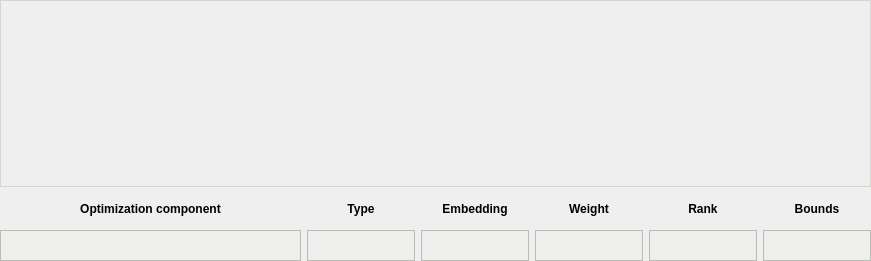
                     <widget class="QWidget" name="comp_graph_interact_widget" native="true">
                      <layout class="QVBoxLayout" name="comp_graph_interact_widget_meta_layout">
                       <property name="leftMargin">
                        <number>0</number>
                       </property>
                       <property name="topMargin">
                        <number>0</number>
                       </property>
                       <property name="rightMargin">
                        <number>0</number>
                       </property>
                       <property name="bottomMargin">
                        <number>0</number>
                       </property>
                       <item>
                        <layout class="QVBoxLayout" name="comp_graph_interact_widget_layout">
                         <item>
                          <widget class="QWidget" name="comp_graph_plot_widget" native="true">
                           <property name="minimumSize">
                            <size>
                             <width>0</width>
                             <height>187</height>
                            </size>
                           </property>
                           <property name="styleSheet">
                            <string notr="true">border: 1px solid;
border-color: rgb(211, 215, 207);</string>
                           </property>
                           <layout class="QVBoxLayout" name="comp_graph_plot_widget_meta_layout">
                            <property name="spacing">
                             <number>0</number>
                            </property>
                            <property name="leftMargin">
                             <number>0</number>
                            </property>
                            <property name="topMargin">
                             <number>0</number>
                            </property>
                            <property name="rightMargin">
                             <number>0</number>
                            </property>
                            <property name="bottomMargin">
                             <number>0</number>
                            </property>
                            <item>
                             <layout class="QVBoxLayout" name="comp_graph_plot_widget_layout">
                              <property name="spacing">
                               <number>0</number>
                              </property>
                             </layout>
                            </item>
                           </layout>
                          </widget>
                         </item>
                         <item>
                          <layout class="QGridLayout" name="comp_graph_controls_layout">
                           <item row="0" column="1">
                            <widget class="QLabel" name="comp_type_label">
                             <property name="minimumSize">
                              <size>
                               <width>71</width>
                               <height>31</height>
                              </size>
                             </property>
                             <property name="maximumSize">
                              <size>
                               <width>141</width>
                               <height>31</height>
                              </size>
                             </property>
                             <property name="font">
                              <font>
                               <weight>75</weight>
                               <bold>true</bold>
                              </font>
                             </property>
                             <property name="text">
                              <string>Type</string>
                             </property>
                             <property name="alignment">
                              <set>Qt::AlignCenter</set>
                             </property>
                            </widget>
                           </item>
                           <item row="1" column="2">
                            <widget class="QLineEdit" name="comp_embedding_ledit">
                             <property name="minimumSize">
                              <size>
                               <width>71</width>
                               <height>31</height>
                              </size>
                             </property>
                             <property name="maximumSize">
                              <size>
                               <width>141</width>
                               <height>31</height>
                              </size>
                             </property>
                             <property name="styleSheet">
                              <string notr="true">background-color: rgb(238, 238, 236);
border: 1px solid;
border-color: rgb(186, 189, 182);</string>
                             </property>
                             <property name="alignment">
                              <set>Qt::AlignCenter</set>
                             </property>
                             <property name="readOnly">
                              <bool>true</bool>
                             </property>
                            </widget>
                           </item>
                           <item row="0" column="5">
                            <widget class="QLabel" name="comp_bounds_label">
                             <property name="minimumSize">
                              <size>
                               <width>71</width>
                               <height>31</height>
                              </size>
                             </property>
                             <property name="maximumSize">
                              <size>
                               <width>141</width>
                               <height>31</height>
                              </size>
                             </property>
                             <property name="font">
                              <font>
                               <weight>75</weight>
                               <bold>true</bold>
                              </font>
                             </property>
                             <property name="text">
                              <string>Bounds</string>
                             </property>
                             <property name="alignment">
                              <set>Qt::AlignCenter</set>
                             </property>
                            </widget>
                           </item>
                           <item row="0" column="3">
                            <widget class="QLabel" name="comp_weight_label">
                             <property name="minimumSize">
                              <size>
                               <width>71</width>
                               <height>31</height>
                              </size>
                             </property>
                             <property name="maximumSize">
                              <size>
                               <width>141</width>
                               <height>31</height>
                              </size>
                             </property>
                             <property name="font">
                              <font>
                               <weight>75</weight>
                               <bold>true</bold>
                              </font>
                             </property>
                             <property name="text">
                              <string>Weight</string>
                             </property>
                             <property name="alignment">
                              <set>Qt::AlignCenter</set>
                             </property>
                            </widget>
                           </item>
                           <item row="1" column="3">
                            <widget class="QLineEdit" name="comp_weight_ledit">
                             <property name="minimumSize">
                              <size>
                               <width>71</width>
                               <height>31</height>
                              </size>
                             </property>
                             <property name="maximumSize">
                              <size>
                               <width>141</width>
                               <height>31</height>
                              </size>
                             </property>
                             <property name="styleSheet">
                              <string notr="true">background-color: rgb(238, 238, 236);
border: 1px solid;
border-color: rgb(186, 189, 182);</string>
                             </property>
                             <property name="alignment">
                              <set>Qt::AlignCenter</set>
                             </property>
                             <property name="readOnly">
                              <bool>true</bool>
                             </property>
                            </widget>
                           </item>
                           <item row="0" column="4">
                            <widget class="QLabel" name="comp_rank_label">
                             <property name="minimumSize">
                              <size>
                               <width>71</width>
                               <height>31</height>
                              </size>
                             </property>
                             <property name="maximumSize">
                              <size>
                               <width>141</width>
                               <height>31</height>
                              </size>
                             </property>
                             <property name="font">
                              <font>
                               <weight>75</weight>
                               <bold>true</bold>
                              </font>
                             </property>
                             <property name="text">
                              <string>Rank</string>
                             </property>
                             <property name="alignment">
                              <set>Qt::AlignCenter</set>
                             </property>
                            </widget>
                           </item>
                           <item row="0" column="2">
                            <widget class="QLabel" name="comp_embedding_label">
                             <property name="minimumSize">
                              <size>
                               <width>71</width>
                               <height>31</height>
                              </size>
                             </property>
                             <property name="maximumSize">
                              <size>
                               <width>141</width>
                               <height>31</height>
                              </size>
                             </property>
                             <property name="font">
                              <font>
                               <weight>75</weight>
                               <bold>true</bold>
                              </font>
                             </property>
                             <property name="text">
                              <string>Embedding</string>
                             </property>
                             <property name="alignment">
                              <set>Qt::AlignCenter</set>
                             </property>
                            </widget>
                           </item>
                           <item row="1" column="4">
                            <widget class="QLineEdit" name="comp_rank_ledit">
                             <property name="minimumSize">
                              <size>
                               <width>41</width>
                               <height>31</height>
                              </size>
                             </property>
                             <property name="maximumSize">
                              <size>
                               <width>141</width>
                               <height>31</height>
                              </size>
                             </property>
                             <property name="styleSheet">
                              <string notr="true">background-color: rgb(238, 238, 236);
border: 1px solid;
border-color: rgb(186, 189, 182);</string>
                             </property>
                             <property name="alignment">
                              <set>Qt::AlignCenter</set>
                             </property>
                             <property name="readOnly">
                              <bool>true</bool>
                             </property>
                            </widget>
                           </item>
                           <item row="0" column="0">
                            <widget class="QLabel" name="comp_component_label">
                             <property name="minimumSize">
                              <size>
                               <width>301</width>
                               <height>31</height>
                              </size>
                             </property>
                             <property name="maximumSize">
                              <size>
                               <width>16777215</width>
                               <height>31</height>
                              </size>
                             </property>
                             <property name="font">
                              <font>
                               <weight>75</weight>
                               <bold>true</bold>
                              </font>
                             </property>
                             <property name="text">
                              <string>Optimization component</string>
                             </property>
                             <property name="alignment">
                              <set>Qt::AlignCenter</set>
                             </property>
                            </widget>
                           </item>
                           <item row="1" column="5">
                            <widget class="QLineEdit" name="comp_bounds_ledit">
                             <property name="minimumSize">
                              <size>
                               <width>71</width>
                               <height>31</height>
                              </size>
                             </property>
                             <property name="maximumSize">
                              <size>
                               <width>141</width>
                               <height>31</height>
                              </size>
                             </property>
                             <property name="styleSheet">
                              <string notr="true">background-color: rgb(238, 238, 236);
border: 1px solid;
border-color: rgb(186, 189, 182);</string>
                             </property>
                             <property name="alignment">
                              <set>Qt::AlignCenter</set>
                             </property>
                             <property name="readOnly">
                              <bool>true</bool>
                             </property>
                            </widget>
                           </item>
                           <item row="1" column="0">
                            <widget class="QLineEdit" name="comp_component_ledit">
                             <property name="minimumSize">
                              <size>
                               <width>301</width>
                               <height>31</height>
                              </size>
                             </property>
                             <property name="maximumSize">
                              <size>
                               <width>16777215</width>
                               <height>31</height>
                              </size>
                             </property>
                             <property name="styleSheet">
                              <string notr="true">background-color: rgb(238, 238, 236);
border: 1px solid;
border-color: rgb(186, 189, 182);</string>
                             </property>
                             <property name="alignment">
                              <set>Qt::AlignCenter</set>
                             </property>
                             <property name="readOnly">
                              <bool>true</bool>
                             </property>
                            </widget>
                           </item>
                           <item row="1" column="1">
                            <widget class="QLineEdit" name="comp_type_ledit">
                             <property name="minimumSize">
                              <size>
                               <width>71</width>
                               <height>31</height>
                              </size>
                             </property>
                             <property name="maximumSize">
                              <size>
                               <width>141</width>
                               <height>31</height>
                              </size>
                             </property>
                             <property name="styleSheet">
                              <string notr="true">background-color: rgb(238, 238, 236);
border: 1px solid;
border-color: rgb(186, 189, 182);</string>
                             </property>
                             <property name="alignment">
                              <set>Qt::AlignCenter</set>
                             </property>
                             <property name="readOnly">
                              <bool>true</bool>
                             </property>
                            </widget>
                           </item>
                          </layout>
                         </item>
                        </layout>
                       </item>
                      </layout>
                     </widget>
